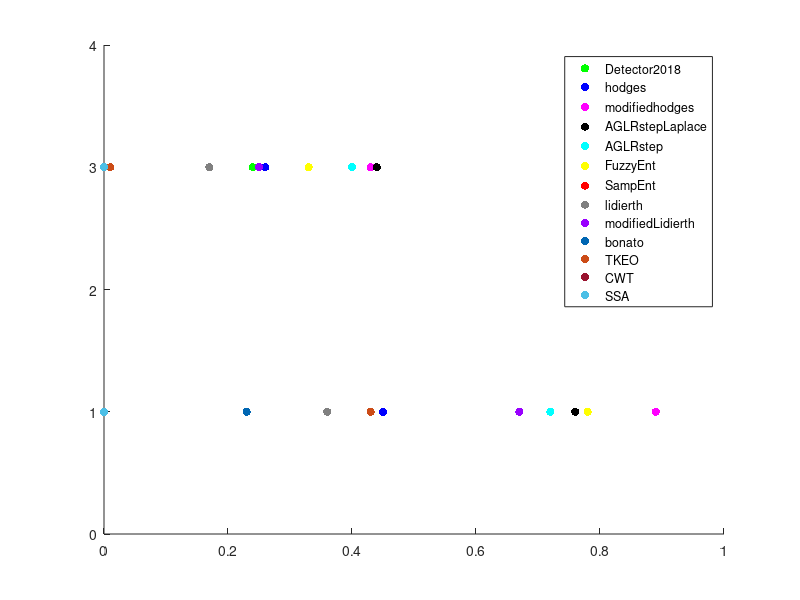

Here is the MATLAB script that generated this plot:
clc
clear all
close all

c = [0 1 0; 0 0 1;1 0 1; 0 0 0; 0 1 1; 1 1 0 ;1 0 0; 0.5 0.5 0.5; 0.6 0 1; 0 0.4 0.7; 0.8 0.3 0.09; 0.6 0.07 0.18 ; 0.3 0.75 0.9];

algoname   = {'Detector2018','hodges','modifiedhodges','AGLRstepLaplace','AGLRstep','FuzzyEnt','SampEnt','lidierth','modifiedLidierth','bonato','TKEO','CWT','SSA'};
a1 = [0.43,0.45,0.89,0.76,0.72,0.78,0,0.36,0.67,0.23,0.43,0,0];
a2 = [0.24,0.26,0.43,0.44,0.4,0.33,0,0.17,0.25,0.01,0.01,0,0];

for i = 1:length(a1)
figure(1)
hold on
s(i) = scatter(a1(i),1,[],c(i,:),'filled');
hold on
scatter(a2(i),3,[],c(i,:),'filled');
legend([s],algoname)
ylim([0,4])
end
% h = gca; 
% h.XTickLabel = algoname';
% h.XTick = [1:1:13];
% h.XTickLabelRotation = 20;
